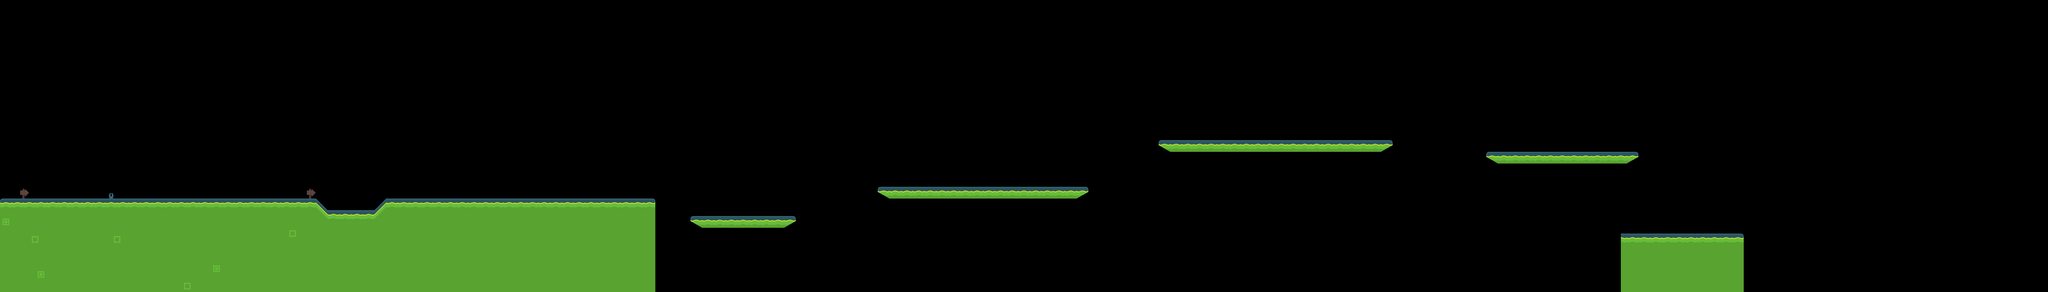

The image is a tile-based game level rendered from a .tmx file. Its description and source (layers, tilesets, objects; grid data summarised) follow:
An orthogonal 350x50 tile map with 32x32 px tiles, 1 tile layer (Tile Layer 1) and 10 objects.

<map version="1.2" tiledversion="1.2.4" orientation="orthogonal" renderorder="right-down" width="350" height="50" tilewidth="32" tileheight="32" infinite="0" nextlayerid="152" nextobjectid="150">
 <tileset firstgid="1" source="../tilesheet_complete.tsx" />
 <layer id="1" name="Tile Layer 1" width="350" height="50">
  <data>[17500 cells, 2238 non-empty, 54 distinct tile ids]</data>
 </layer>
 <objectgroup id="142" name="Object Layer 1">
  <object id="139" x="0" y="1600">
   <polyline points="0,0 0,-512 1728,-512 1728,-64" />
  </object>
 </objectgroup>
 <objectgroup id="143" name="Object Layer 2">
  <object id="140" x="1728" y="1472">
   <polyline points="0,0 0,-384 64,-320 64,-32" />
  </object>
 </objectgroup>
 <objectgroup id="144" name="Object Layer 3">
  <object id="142" x="1792" y="1376">
   <polyline points="0,0 0,-224 256,-224 256,96" />
  </object>
 </objectgroup>
 <objectgroup id="145" name="Object Layer 4">
  <object id="143" x="2048" y="1408">
   <polyline points="0,0 0,-256 64,-320 64,32" />
  </object>
 </objectgroup>
 <objectgroup id="146" name="Object Layer 5">
  <object id="144" x="2112" y="1376">
   <polyline points="0,0 0,-288 1472,-288 1472,192" />
  </object>
 </objectgroup>
 <objectgroup id="147" name="Object Layer 6">
  <object id="145" x="3840" y="1248">
   <polyline points="0,0 -64,-32 -64,-64 512,-64 512,-32 448,0" />
  </object>
 </objectgroup>
 <objectgroup id="148" name="Object Layer 7">
  <object id="146" x="4864" y="1088">
   <polyline points="0,0 -64,-32 -64,-64 1088,-64 1088,-32 1024,0" />
  </object>
 </objectgroup>
 <objectgroup id="149" name="Object Layer 8">
  <object id="147" x="6400" y="832">
   <polyline points="0,0 -64,-32 -64,-64 1216,-64 1216,-32 1152,0" />
  </object>
 </objectgroup>
 <objectgroup id="150" name="Object Layer 9">
  <object id="148" x="8192" y="896">
   <polyline points="0,0 -64,-32 -64,-64 768,-64 768,-32 704,0" />
  </object>
 </objectgroup>
 <objectgroup id="151" name="Object Layer 10">
  <object id="149" x="8864" y="1600">
   <polyline points="0,0 0,-320 672,-320 672,0" />
  </object>
 </objectgroup>
</map>
